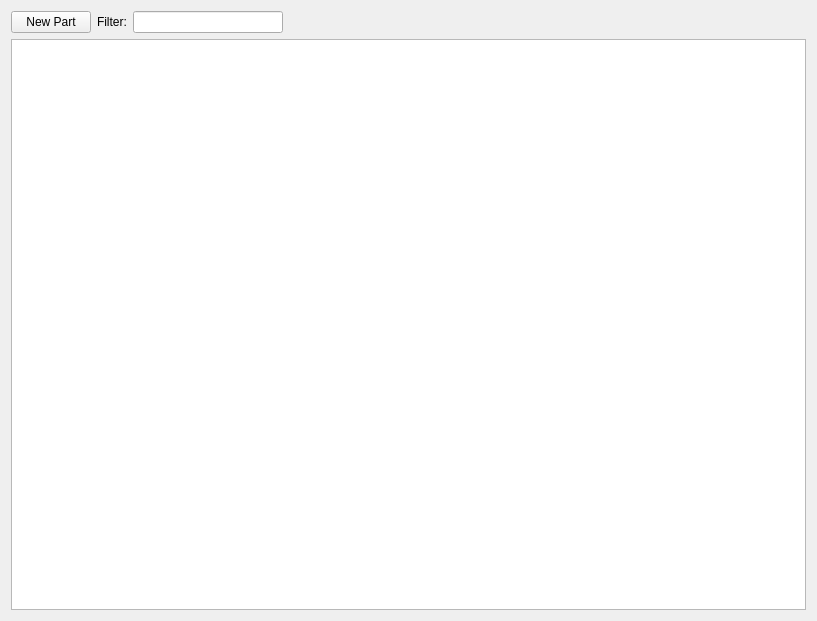
<?xml version="1.0" encoding="UTF-8"?>
<ui version="4.0">
 <class>Form</class>
 <widget class="QWidget" name="Form">
  <property name="geometry">
   <rect>
    <x>0</x>
    <y>0</y>
    <width>817</width>
    <height>621</height>
   </rect>
  </property>
  <property name="windowTitle">
   <string>Parts</string>
  </property>
  <layout class="QGridLayout" name="gridLayout">
   <item row="0" column="1">
    <widget class="QLabel" name="filter_label">
     <property name="text">
      <string>Filter:</string>
     </property>
    </widget>
   </item>
   <item row="1" column="0" colspan="4">
    <widget class="QTableView" name="table_parts">
     <property name="alternatingRowColors">
      <bool>true</bool>
     </property>
     <property name="sortingEnabled">
      <bool>true</bool>
     </property>
    </widget>
   </item>
   <item row="0" column="3">
    <spacer name="horizontalSpacer">
     <property name="orientation">
      <enum>Qt::Horizontal</enum>
     </property>
     <property name="sizeHint" stdset="0">
      <size>
       <width>731</width>
       <height>20</height>
      </size>
     </property>
    </spacer>
   </item>
   <item row="0" column="0">
    <widget class="QPushButton" name="button_new_part">
     <property name="text">
      <string>New Part</string>
     </property>
    </widget>
   </item>
   <item row="0" column="2">
    <widget class="QLineEdit" name="filter">
     <property name="minimumSize">
      <size>
       <width>150</width>
       <height>0</height>
      </size>
     </property>
     <property name="maximumSize">
      <size>
       <width>150</width>
       <height>16777215</height>
      </size>
     </property>
    </widget>
   </item>
  </layout>
 </widget>
 <resources/>
 <connections/>
</ui>
